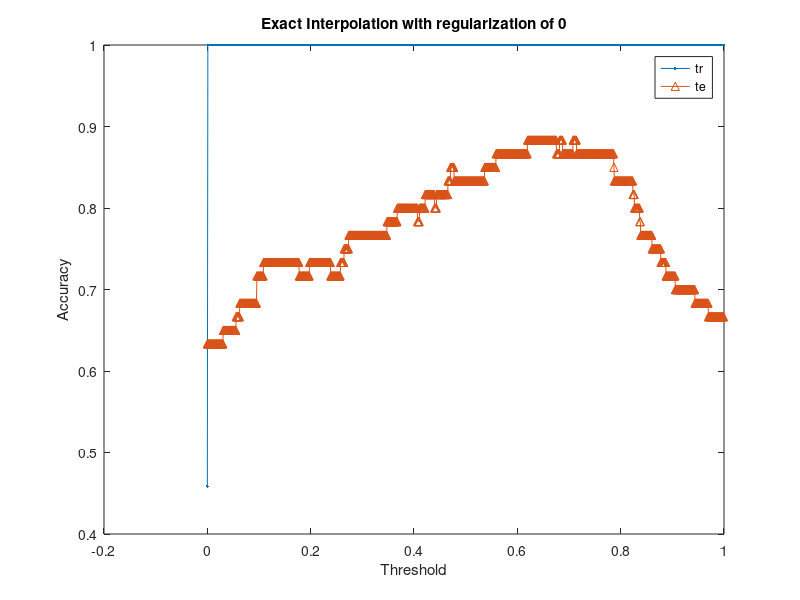

Recreate this plot in MATLAB.
close all;
clc;clear;

% Load data
load('MNIST_database.mat')

train_Idx = find(train_classlabel == 8 | train_classlabel == 2);
test_Idx = find(test_classlabel == 8 | test_classlabel == 2);

train_data = train_data(:, train_Idx);
test_data = test_data(:, test_Idx);
TrLabel = train_classlabel(train_Idx);
TeLabel = test_classlabel(test_Idx);

% Convert the label 9 as 1 and 4 as 0
TrLabel = double(TrLabel > 5);
TeLabel = double(TeLabel > 5);

% Exact interpolation method
phi = zeros(size(train_data, 2), size(train_data, 2));
for i = 1:size(phi, 1)
    for j = 1:size(phi, 2)
        r = norm(train_data(:, i) - train_data(:, j));
        phi(i,j) = exp(-r^2/(2*(100^2)));
    end
end

i =0;
% Solution of w
% , 0.1, 1, 10, 100, 1000
% for lambda = [0.001, 0.01, 0.1, 1, 10, 100]

for lambda = [0]
    w = pinv(phi)*TrLabel';
    % w = inv(transpose(phi)*phi + lambda*eye(size(train_data, 2)))*transpose(phi)*TrLabel';

    % Prediction
    TrPred = phi*w;

    % For testing data
    phi_test = zeros(size(test_data, 2), size(train_data, 2));
    for i = 1:size(phi_test, 1)
        for j = 1:size(phi_test, 2)
            r = norm(test_data(:, i) - train_data(:, j));
            phi_test(i,j) = exp(-r^2/(2*(100^2)));
        end
    end

    % Prediction
    TePred = phi_test*w;


    % Evaluation
    TrAcc = zeros(1,1000);
    TeAcc = zeros(1,1000);
    thr = zeros(1,1000);
    TrN = length(TrLabel);
    TeN = length(TeLabel);
    for i = 1:1000
        t = (max(TrPred)-min(TrPred)) * (i-1)/1000 + min(TrPred);
        thr(i) = t;
        TrAcc(i) = (sum(TrLabel(TrPred<t)==0) + sum(TrLabel(TrPred>=t)==1)) / TrN;
        TeAcc(i) = (sum(TeLabel(TePred<t)==0) + sum(TeLabel(TePred>=t)==1)) / TeN;
    end
    figure
    plot(thr,TrAcc,'.- ',thr,TeAcc,'^-');legend('tr','te');
    xlabel("Threshold")
    ylabel("Accuracy")
    title(["Exact Interpolation with regularization of ", num2str(lambda)])
    max(TrAcc)
    max(TeAcc)
end

